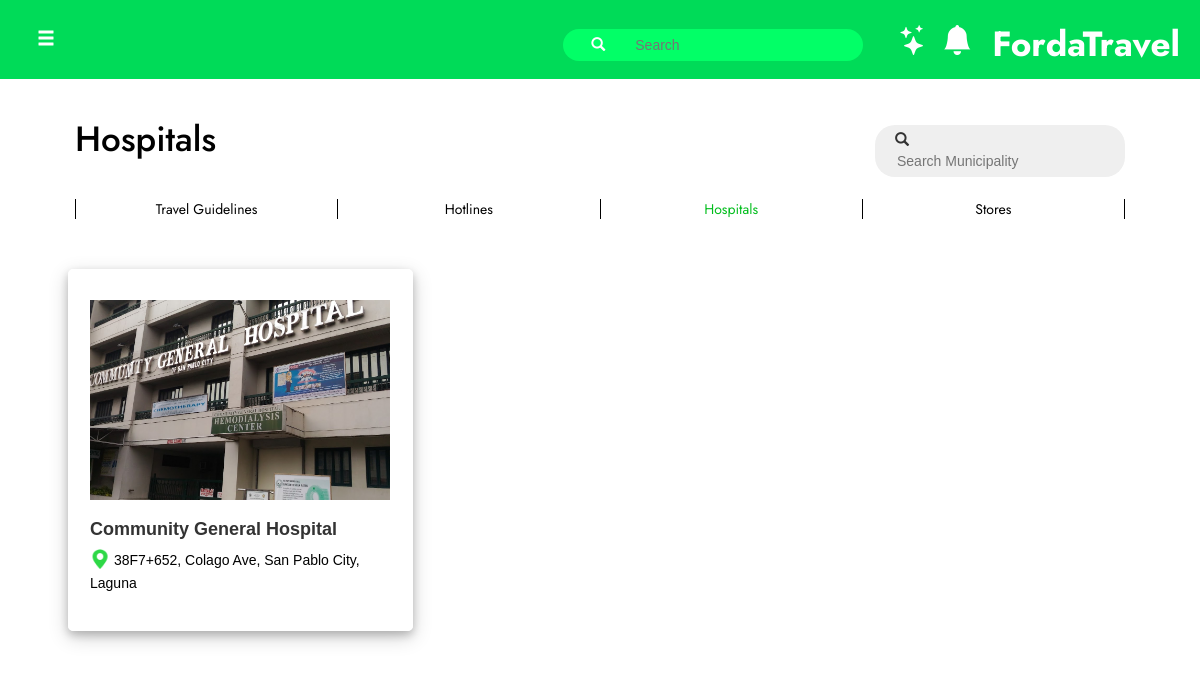
The app's page /userside/user_hospitals/u_hospitals.php (signed in) with its own data.
### tables this page shows
CREATE TABLE `tbl_hospitals` (
  `id` int(11) NOT NULL,
  `admin_id` int(11) NOT NULL,
  `fld_name` varchar(255) DEFAULT NULL,
  `fld_address` varchar(255) DEFAULT NULL,
  `fld_latitude` varchar(255) DEFAULT NULL,
  `fld_longitude` varchar(255) DEFAULT NULL,
  `fld_contact` varchar(255) DEFAULT NULL,
  `fld_mainimage` varchar(1000) DEFAULT NULL
);

### userside/user_hospitals/u_hospitals.php (the view, shortened to what this page needs)
<?php
    include("../../navbar.php");
    $municipal_name = "";
    if (isset($_SESSION['username'])) {
        $username = $_SESSION['username'];
        $result = $conn -> query("select * from tbl_users where fld_username like '$username'");
    }
?>
<!DOCTYPE html>
<html lang="en">
<head>
    <link rel="stylesheet" href="https://cdn.jsdelivr.net/npm/bootstrap-icons@1.11.1/font/bootstrap-icons.css">
    <link rel="stylesheet" href="u_hospitalstyle.css">
</head>
<body>
    <?php include_once("../../header.php"); ?>
    <div class="container fluid">
        <div class="contentdiv">
            <br>
            <div class="row" id="title_div">
                <div class="col-sm-6">
                    <h1 id="page-title"><a href="u_hospitals.php">Hospitals</a></h1>
                </div>
                <div class="col-sm-6">
                    <div class="searchdiv_m">
                            <div id="search_m">
                                <span class="glyphicon glyphicon-search">&nbsp;&nbsp;</span><input type="text" name="txt_search_m" id="txt_search_m" autocomplete="off" placeholder="Search Municipality " value ='<?php echo $municipal_name;?>'>
                            </div>
                        </div>
                    </div>
                </div>
            </div>
            <div class="hospitals_menudiv">
                <table id="tbl_d_menu">
                    <tr>
                        <td><a href="/tourism_information_system/userside/user_guidelines/u_guidelines.php" >Travel Guidelines</a</td>
                        <td><a href="/tourism_information_system/userside/user_hotlines/u_hotlines.php">Hotlines</a</td>
                        <td><a href="/tourism_information_system/userside/user_hospitals/u_hospitals.php" style="color: #00bd1c; ">Hospitals</a></td>
                        <td><a href="/tourism_information_system/userside/user_stores/u_stores.php">Stores</a></td>
                    </tr>
                </table>
            </div>
            <div class="result_hospitalsdiv" style='<?php
                if(isset($_GET["news_id"])){
                    echo "display: none";
                }else{
                    echo "display: block";
                }
            ?>'>
                <div class="row">
                    <?php
                        if(isset($_GET["municipality"])){
                            $result = $conn->query("select * from tbl_hospitals where admin_id = '$_GET[municipality]' order by id DESC");
                        }else{
                            $result = $conn->query("select * from tbl_hospitals order by id DESC");
                        }
                        $numColumns = 3;
                        $columnData = array_fill(0, $numColumns, []);
                        if ($result->num_rows > 0) {
                            $columnIndex = 0;
                            while ($row = $result->fetch_assoc()) {
                                $columnData[$columnIndex][] = $row;
                                $columnIndex = ($columnIndex + 1) % $numColumns;
                            }
                        }
                        for ($i = 0; $i < $numColumns; $i++) {
                            echo "<div class='col-sm'>";
                            foreach ($columnData[$i] as $row) {
                                echo "<div class='hospitals_container'>
                                    <div class='shortcutsdiv' >";
                                    echo "<img src='/tourism_information_system/adminside/hospitals/uploaded_images/{$row['fld_mainimage']}' alt='Image' class='mainImage'>
                                        <div class='centeredtxt'>
                                            <h4 class='hospitals_title'>{$row['fld_name']}</h4>
                                            <a href='https://maps.google.com/maps?q={$row['fld_latitude']},{$row['fld_longitude']}' target='_blank'><img class='icon_destinations' src='/tourism_information_system/btn_icons/location_icon.png'/> {$row['fld_address']}</a>
                                        </div>
                                    </div>
                                </div>";
                            }
                            echo "</div>";
                        }
                    ?>
                </div>
            </div>
        </div>
    <br><br>
</body>
</html>

### userside/user_hospitals/u_hospitalstyle.css (style rules this page uses)
body { background-color: white; overflow: auto; }
.contentdiv { width: 100%; position: relative; margin: auto; margin-top: 80px; }
.container { width: 100%; }
#title_div { padding-left: 30px; padding-right: 30px; }
#tbl_d_menu { margin: 0 auto; width: 100%; text-align: center; }
#tbl_d_menu td { width: 100px; border-right: 1px solid black; border-left: 1px solid black; cursor: pointer; font-family: 'Jost', sans-serif; }
a, a:active, a:visited, a:link { text-decoration: none; color: black; }
.result_hospitalsdiv { margin-top: 50px; padding-left: 30px; padding-right: 30px; width: 100%; height: auto; }
.hospitals_container { padding-top: 30px; padding-bottom: 30px; border: 1px solid white; margin-bottom: 20px; box-shadow: 0 4px 8px 0 rgba(0, 0, 0, 0.2), 0 6px 20px 0 rgba(0, 0, 0, 0.19); border-radius: 5px; }
.shortcutsdiv { position: relative; width: 300px; height: 200px; margin: 0 auto; margin-bottom: 100px; }
.mainImage { width: 100%; height: 100%; object-fit: cover; }
.centeredtxt { top: 100%; width: 100%; padding-top: 10px; line-height: 1.6; }
.hospitals_title { font-weight: bold; }
img.icon_destinations { width: 20px; height: auto; vertical-align: top; }
.hospitals_menudiv { width: 100%; margin-top: 30px; padding-left: 30px; padding-right: 30px; overflow-x: auto; }
#page-title { font-size: 35px; font-family: 'Jost', sans-serif; }
.searchdiv_m { position: relative; display: block; margin-top: 25px; }
#search_m { background-color: rgb(239, 239, 239); padding: 5px; padding-left: 20px; border-radius: 20px; width: 250px; white-space: normal; position: absolute; z-index: 5; right: 0; }
#txt_search_m { border: none; background: transparent; outline: none; }

### navbar.php (style rules this page uses)
body { margin: 0; font-family: Arial, Helvetica, sans-serif; }

### records on screen
tbl_hospitals: fld_mainimage (picture), fld_name "Community General Hospital", fld_address "38F7+652, Colago Ave, San Pablo City, Laguna"
